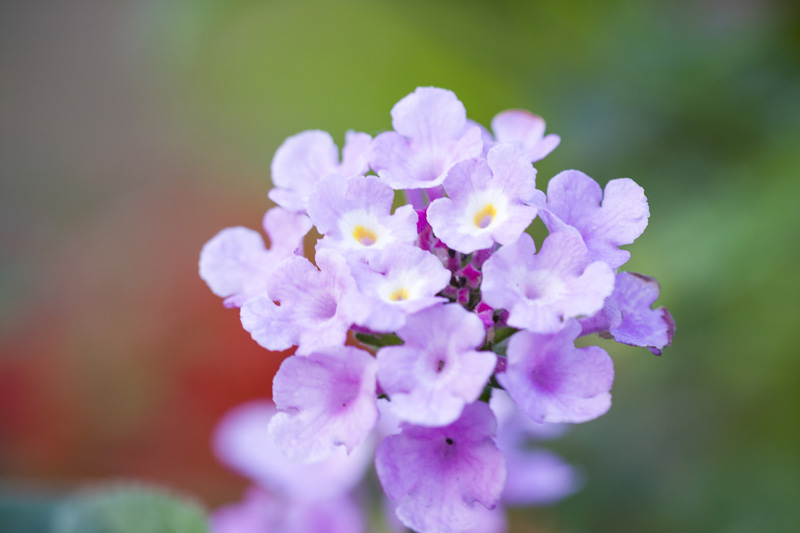
#> input picture _4.python/PIL/flower.jpg, 800 x 533 px, given in place of eq1.bmp, which was not available
$ python PIL09.histogram.py   (older library calls are emulated)
#> lines starting #> are read from the running program, lines starting #| are printed output that depends on the picture; long printed decimals are rounded; pictures that were not available may be replaced by others from this repository, and a replacement may not be noted
"""
PIL histogram

用直方圖分析一張圖片的顏色組成

"""

print("------------------------------------------------------------")  # 60個

from PIL import Image
from PIL import ImageDraw
from PIL import ImageOps
from PIL import ImageFont
from PIL import ImageFilter

print("------------------------------------------------------------")  # 60個

# 共同
import os
import sys
import math
import random
import numpy as np
import pandas as pd
import matplotlib.pyplot as plt

font_filename = "D:/_git/vcs/_1.data/______test_files1/_font/msch.ttf"
# 設定中文字型及負號正確顯示
# 設定中文字型檔
plt.rcParams["font.sans-serif"] = "Microsoft JhengHei"  # 將字體換成 Microsoft JhengHei
# 設定負號
plt.rcParams["axes.unicode_minus"] = False  # 讓負號可正常顯示
plt.rcParams["font.size"] = 12  # 設定字型大小

print("------------------------------------------------------------")  # 60個

# 把一張圖的RGB通道分開顯示出來

filename = "D:/_git/vcs/_4.python/_data/picture1.jpg"
filename = "D:/_git/vcs/_1.data/______test_files1/ims01.bmp"
# filename = 'D:/_git/vcs/_4.python/opencv/data/RGB_R.bmp' #400X400
# filename = '../opencv/data/pic_calcHist.jpg'
filename = "D:/_git/vcs/_4.python/_data/eq1.bmp"  # 560X400
# filename = "D:/_git/vcs/_4.python/_data/eq3.bmp"  # 480X360
# filename = "D:/_git/vcs/_4.python/_data/eq4.bmp"  # 480X360

plt.figure(
    num="配合圖形遮罩計算直方圖",
    figsize=(12, 8),
    dpi=100,
    facecolor="whitesmoke",
    edgecolor="r",
    linewidth=1,
    frameon=True,
)

plt.subplot(211)

# 檔案 => PIL影像
image1 = Image.open(filename)
#> image1 is the input picture: PIL image 800x533 RGB; mean R, G, B 135.2, 128.3, 129.1
plt.imshow(image1)

# PIL影像 => 灰階
# 灰階才能做histogram處理
image2 = image1.convert("L")  # 轉換成灰階圖像
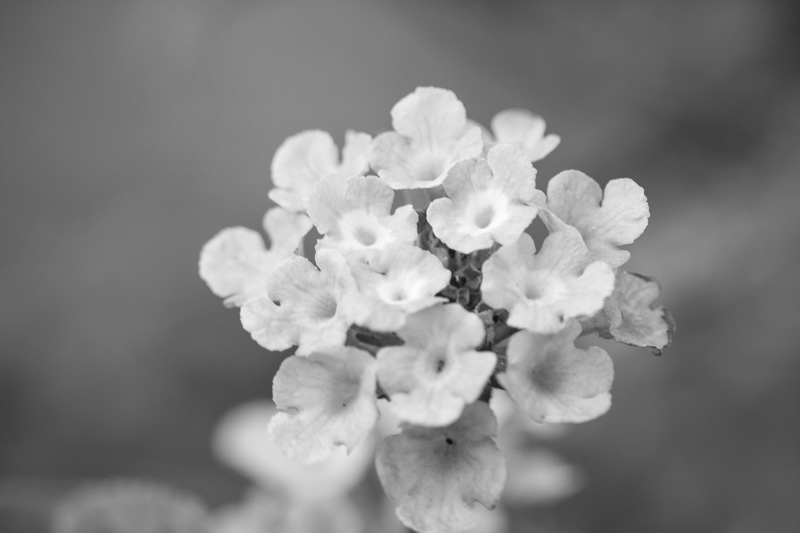
#> image2: PIL image 800x533 L; min 14, max 252, mean 130.5

plt.subplot(212)

image2_hist = image2.histogram()
#> image2_hist = 256 values, max 7304 at index 99, min 0 at index 0, mean 1665.6
print("len = ", len(image2_hist))
#| len =  256
index = np.arange(0, len(image2_hist))
#> index = 256 values from 0 to 255
plt.plot(index, image2_hist, color="yellow", label="原圖灰階", linewidth=2)

print("RGB影像不可以做histogram, 分離成獨立通道後才可以做histogram")
r, g, b = image1.split()  # r, g, b為三個通道的list
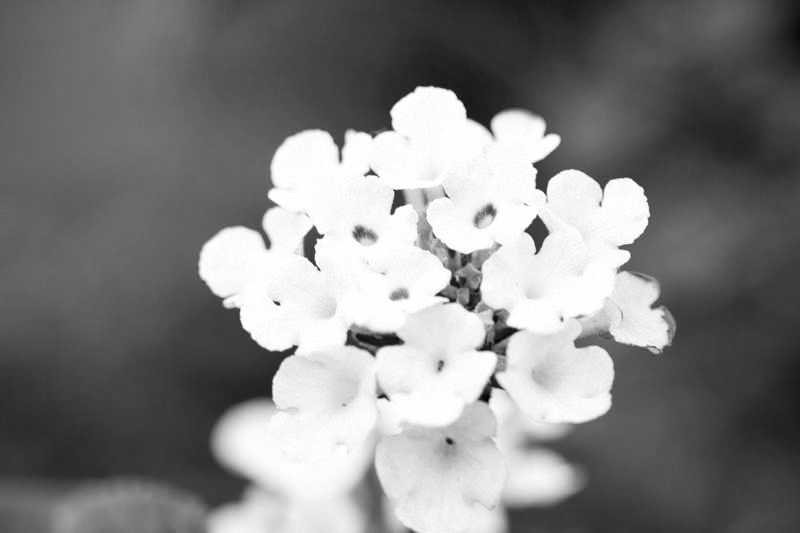
#> b: PIL image 800x533 L; min 0, max 255, mean 129.1
r_hist = r.histogram()
#> r_hist = 256 values, max 6879 at index 127, min 0 at index 0, mean 1665.6
g_hist = g.histogram()
#> g_hist = 256 values, max 7392 at index 113, min 0 at index 254, mean 1665.6
b_hist = b.histogram()
#> b_hist = 256 values, max 11124 at index 255, min 1 at index 1, mean 1665.6

print("len = ", len(r_hist))
#| len =  256
index = np.arange(0, len(r_hist))

plt.subplot(212)

plt.plot(index, r_hist, color="red", label="R 通道")
plt.plot(index, g_hist, color="green", label="G 通道")
plt.plot(index, b_hist, color="blue", label="B 通道")

plt.xlim(0 - 10, 256 + 10)
plt.ylim(0, 4500 + 2000 + 2000)
plt.legend()

plt.show()
#> figure, not shown here; panel 2: curve peaks at x = 99, y = 7304; panel 2: curve peaks at x = 127, y = 6879; panel 2: curve peaks at x = 113, y = 7392

print("------------------------------------------------------------")  # 60個
print("------------------------------------------------------------")  # 60個

print("用plot畫出三色分布")

filename = "D:/_git/vcs/_4.python/_data/elephant.jpg"
filename = "D:/_git/vcs/_4.python/_data/eq1.bmp"  # 560X400

plt.figure(
    num="配合圖形遮罩計算直方圖",
    figsize=(12, 8),
    dpi=100,
    facecolor="whitesmoke",
    edgecolor="r",
    linewidth=1,
    frameon=True,
)

plt.subplot(211)

# 檔案 => PIL影像
image1 = Image.open(filename)  # PIL讀取本機圖片, 讀取的是RGB格式的圖片
plt.imshow(image1)

r, g, b = image1.split()  # r, g, b為三個通道的list
r_hist = r.histogram()
g_hist = g.histogram()
b_hist = b.histogram()

ind0 = np.arange(0, len(r_hist))
#> ind0 = 256 values from 0 to 255

plt.subplot(212)

plt.plot(ind0, r_hist, color="red", label="R 通道")
plt.plot(ind0, g_hist, color="green", label="G 通道")
plt.plot(ind0, b_hist, color="blue", label="B 通道")

plt.xlim(0 - 10, 256 + 10)
plt.ylim(0, 4500 + 2000 + 2000)
plt.legend()

plt.show()
#> figure, not shown here; panel 2: curve peaks at x = 127, y = 6879; panel 2: curve peaks at x = 113, y = 7392; panel 2: curve peaks at x = 255, y = 11124

print("------------------------------------------------------------")  # 60個

from PIL import ImageChops


def compare_images(filename1, filename2, threshold=0.8):
    # 比較兩張圖像的相似度，返回相似度值（0~1之間的浮點數）
    # 檔案 => PIL影像 => RGBA
#> called with threshold = 0.8
    image1 = Image.open(filename1).convert("RGBA")
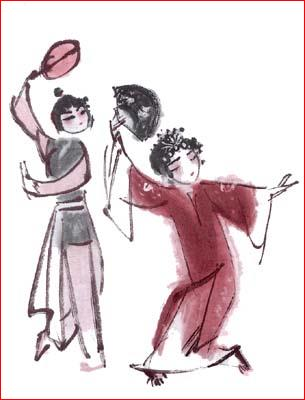
#> input picture _2.vcs/my_vcs_lesson_6/_System/vcs_Assembly/vcs_Assembly/Resources/picture1.jpg, 305 x 400 px, found by its file name
#> image1: PIL image 305x400 RGBA
    # 檔案 => PIL影像 => RGBA
    image2 = Image.open(filename2).convert("RGBA")
    diff = ImageChops.difference(image1, image2)
#> diff: PIL image 305x400 RGBA; every value is 0
    histogram = diff.histogram()
#> histogram = 1024 values, max 122000 at index 0, min 0 at index 1, mean 476.6
    pixels = sum(histogram)
#> pixels = 488000
    similarity = 1 - (pixels / float(image1.size[0] * image1.size[1] * 3))
#> similarity = -0.333
    print(similarity)
#| -0.3333
    return similarity >= threshold


# 測試比較相似度
filename1 = "D:/_git/vcs/_1.data/______test_files1/picture1.jpg"
filename2 = "D:/_git/vcs/_1.data/______test_files1/picture1.bmp"
is_similar = compare_images(filename1, filename2)
#> is_similar = False
print("相似度:", is_similar)
#| 相似度: False

print("------------------------------------------------------------")  # 60個
print("------------------------------------------------------------")  # 60個

"""
圖像直方圖

我們先來看兩個函數reshape和flatten:

假設我們先生成一個一維數組：

vec=np.arange(15)
print vec

顯示為：

[ 0  1  2  3  4  5  6  7  8  9 10 11 12 13 14]

如果我們要把這個一維數組，變成一個3*5二維矩陣，我們可以使用reshape來實現

mat= vec.reshape(3,5)
print mat

顯示為

[[ 0  1  2  3  4]
 [ 5  6  7  8  9]
 [10 11 12 13 14]]

現在如果我們返過來，知道一個二維矩陣，要變成一個一維數組，就不能用reshape了，只能用flatten. 我們來看兩者的區別

a1=mat.reshape(1,-1)  #-1表示為任意，讓系統自動計算
print a1
a2=mat.flatten()
print a2

顯示為：

a1:  [[ 0  1  2  3  4  5  6  7  8  9 10 11 12 13 14]]
a2:  [ 0  1  2  3  4  5  6  7  8  9 10 11 12 13 14]

可以看出，用reshape進行變換，實際上變換后還是二維數組，兩個方括號，因此只能用flatten.

我們要對圖像求直方圖，就需要先把圖像矩陣進行flatten操作，使之變為一維數組，然后再進行統計。

一、畫灰度圖直方圖

繪圖都可以調用matplotlib.pyplot庫來進行，其中的hist函數可以直接繪制直方圖。

調用方式：

n, bins, patches = plt.hist(arr, bins=50, density = True, facecolor='green', alpha=0.75)

hist的參數非常多，但常用的就這五個，只有第一個是必須的，后面四個可選

arr: 需要計算直方圖的一維數組

bins: 直方圖的柱數，可選項，默認為10

density: 是否將得到的直方圖向量歸一化。默認為False

facecolor: 直方圖顏色

alpha: 透明度

返回值 ：
n: 直方圖向量，是否歸一化由參數設定
bins: 返回各個bin的區間范圍
patches: 返回每個bin里面包含的數據，是一個list
"""

filename = "D:/_git/vcs/_4.python/_data/elephant.jpg"

# 檔案 => PIL影像 => 灰階 => np陣列
image = np.array(Image.open(filename).convert("L"))
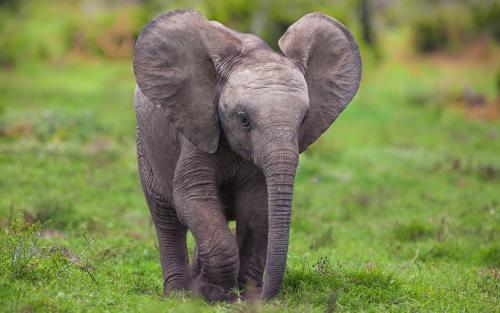
#> input picture _4.python/__code/大數據淘金術：Python機器學習高手實彈演練/elephant.jpg, 500 x 313 px, found by its file name
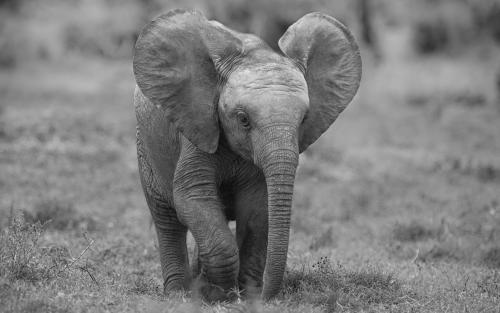
#> image: shape (313, 500); min 7, max 233, mean 124.6

# 利用hist來繪制直方圖
# 第一個參數為一個一維數組
# 因為hist只接受一維數組作為輸入，所以要用flatten()方法將任意數組按照行優先準則轉化成一個一維數組
# 第二個參數指定bin的個數
n, bins, patches = plt.hist(
    image.flatten(), bins=256, density=True, facecolor="green", alpha=0.5
)
#> n = 256 values, max 0.0193 at index 156, min 0 at index 1, mean 0.00442; bins = 257 values from 7 to 233; patches = 256 items

plt.title("影像直方圖 密度")

# 設定軸範圍
plt.xlim([0 - 10, 255 + 10])
plt.ylim([0, 0.01])

plt.show()
#> figure, not shown here; tallest bar 0.0193 high, from x = 144.7 to 145.6

print("------------------------------")  # 30個

plt.hist(image.flatten(), 256, cumulative=True)
plt.title("影像直方圖 累計")
plt.show()
#> figure, not shown here; tallest bar 156500 high, from x = 232.1 to 233

print("------------------------------------------------------------")  # 60個
print("------------------------------------------------------------")  # 60個

filename = "D:/_git/vcs/_4.python/_data/elephant.jpg"

# 檔案 => PIL影像 => 灰階 => np陣列
image = np.array(Image.open(filename).convert("L"))

plt.subplot(1, 2, 1)
plt.gray()  # 不使用顏色信息, 將圖像以灰階方式顯示
plt.title("原始圖像")
plt.imshow(image)

plt.subplot(1, 2, 2)
plt.title("原始直方圖")
plt.hist(image.flatten(), bins=128, density=True)

plt.show()
#> figure, not shown here; panel 2: tallest bar 0.0187 high, from x = 139.4 to 141.2

print("------------------------------------------------------------")  # 60個

"""
二、彩色圖片直方圖
實際上是和灰度直方圖一樣的，只是分別畫出三通道的直方圖，然后疊加在一起。
"""

# 檔案 => PIL影像
image = Image.open(filename)
#> image is the input picture: PIL image 500x313 RGB; mean R, G, B 124.4, 132.9, 82.1
r, g, b = image.split()
#> r: PIL image 500x313 L
#> g: PIL image 500x313 L
#> b: PIL image 500x313 L

array_r = np.array(r).flatten()
plt.hist(
    array_r, bins=256, alpha=0.3, density=True, facecolor="r", edgecolor="r", stacked=1
)

array_g = np.array(g).flatten()
plt.hist(
    array_g, bins=256, alpha=0.3, density=True, facecolor="g", edgecolor="g", stacked=1
)

array_b = np.array(b).flatten()
plt.hist(array_b, bins=256, alpha=0.3, density=True, facecolor="b", edgecolor="b")

plt.title("影像直方圖 密度 三色分離")
plt.show()
#> figure, not shown here; tallest bar 0.0187 high, from x = 135.9 to 136.8; tallest bar 0.0168 high, from x = 161 to 161.9; tallest bar 0.0236 high, from x = 84 to 84.88

print("------------------------------------------------------------")  # 60個
print("------------------------------------------------------------")  # 60個

import pylab


def imresize(im, sz):
    """使用PIL对象重新定义图像数组的大小"""
    pil_im = Image.fromarray(uint8(im))
    return array(pil_im.resize(sz))


def histeq(im, nbr_bins=256):
    """对一幅灰度图像进行直方图均衡化"""
#> called with nbr_bins = 256
    # 计算图像的直方图
    imhist, bins = pylab.histogram(
        im.flatten(), nbr_bins, normed=True
    )  # normed 改成 density
#> imhist has the same summary as n outside histeq; bins = 257 values from 7 to 233
    cdf = imhist.cumsum()  # 累积分布函数
#> cdf = 256 values from 7.24e-06 to 1.13
    cdf = 255 * cdf / cdf[-1]  # 归一化
#> cdf = 256 values from 0.00163 to 255
    # 使用累积分布函数的线性插值，计算新的像素值
    im2 = pylab.interp(im.flatten(), bins[:-1], cdf)
    return im2.reshape(im.shape), cdf


def compute_average(imlist):
    """计算图像列表的平均图像"""
    # 打开第一幅图像，将其存储在浮点型数组中
    average = array(Image.open(imlist[0]), "f")
    for imnae in imlist[1:]:
        try:
            average += array(Image.open(imname))
        except:
            print(imname + "...skipped")
        averageim /= len(imlist)

    # 返回uint8类型的平均图像
    return array(averageim, "uint8")


# 直方图均衡化
filename = "D:/_git/vcs/_4.python/_data/elephant.jpg"

im = np.array(Image.open(filename).convert("L"))
im2, cdf = histeq(im)
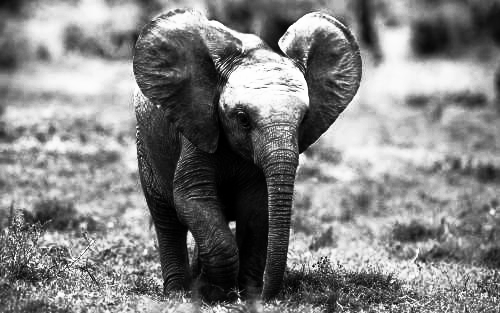
#> im2: shape (313, 500) float64; min 0.00163, max 255, mean 129.7; drawn with min black and max white
#> cdf = 256 values from 0.00163 to 255

plt.gray()
plt.subplot(221)
plt.title(r"before")
plt.imshow(im)

plt.subplot(222)
plt.title(r"after")
plt.imshow(im2)

plt.subplot(223)
plt.hist(im.flatten(), 128)

plt.subplot(224)
plt.hist(im2.flatten(), 128)

plt.show()
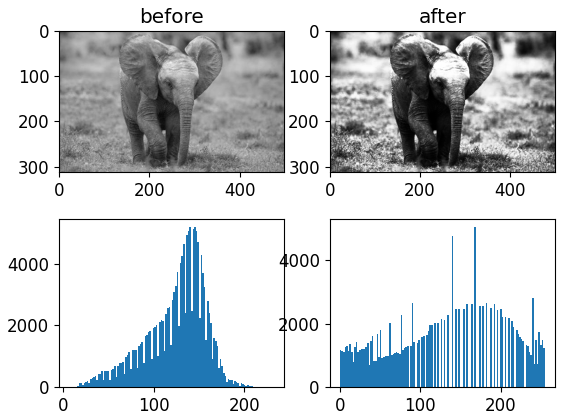
#> figure drawn by matplotlib, 4 panels; panel 3: tallest bar 5178 high, from x = 139.4 to 141.2; panel 4: tallest bar 5041 high, from x = 167.3 to 169.3

print("------------------------------------------------------------")  # 60個
print("------------------------------------------------------------")  # 60個


print("------------------------------------------------------------")  # 60個
print("------------------------------------------------------------")  # 60個


print("------------------------------------------------------------")  # 60個
print("作業完成")
print("------------------------------------------------------------")  # 60個
sys.exit()
#> (the program exits here)
